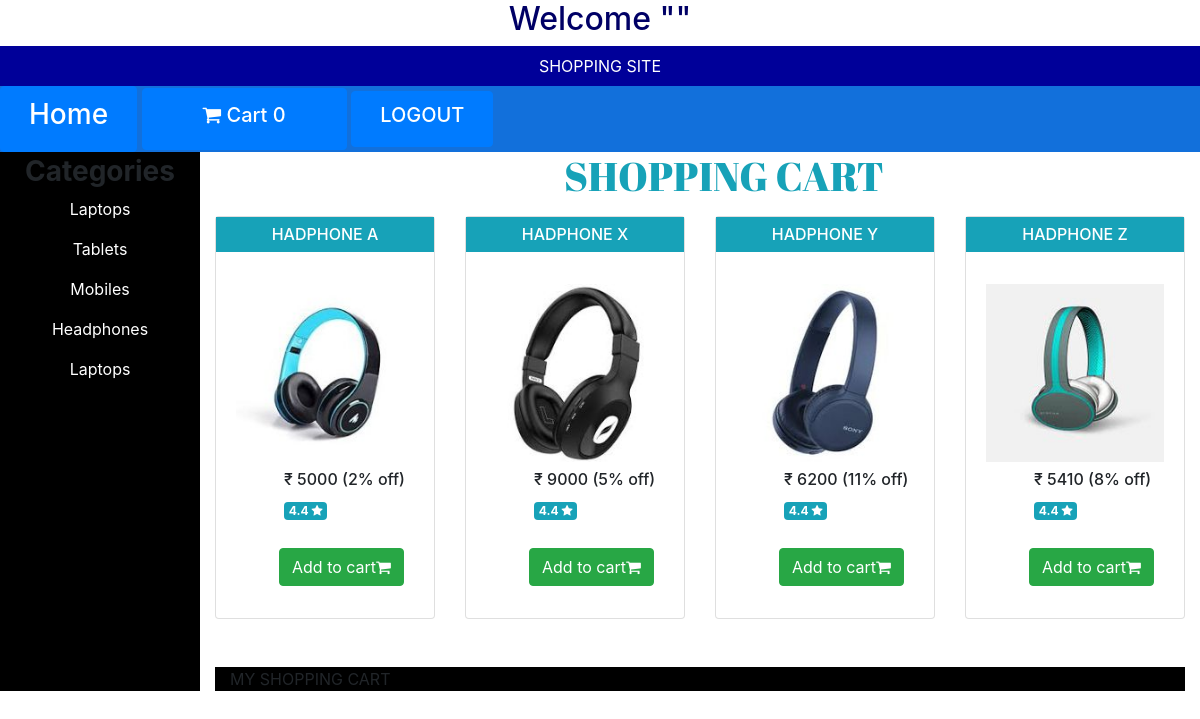
The page /hdpn1.php on the database its author committed.
### tables this page shows
CREATE TABLE `product` (
  `id` int(100) NOT NULL,
  `pcode` varchar(100) NOT NULL,
  `name` varchar(255) NOT NULL,
  `image` varchar(1000) NOT NULL,
  `price` varchar(255) NOT NULL,
  `discount` int(11) NOT NULL,
  `cat` varchar(255) NOT NULL
);

### hdpn1.php (the view, shortened to what this page needs)
<!DOCTYPE html>
<html>
<head>
      <link rel="stylesheet" href="https://maxcdn.bootstrapcdn.com/bootstrap/4.0.0/css/bootstrap.min.css">
      <link href="https://stackpath.bootstrapcdn.com/font-awesome/4.7.0/css/font-awesome.min.css" rel="stylesheet">
</head>
<body>
<h2 style="text-align:center;color:#000066;">Welcome "<?php echo $_SESSION['username']; ?>"</h2>
<div class="container-fluid" style="background-color:#000099;color:white">
  <div class="container font-bold text-center p-2">
    SHOPPING SITE
  </div>
</div>
<header id="header">
 <nav calss="navbar navbar-expand-lg navbar-dark bg-dark active " style="background:#1270db;">
<button class="btn btn-primary"><a href="home1.php" class="navbar-brand ml-3 text-white" >
 <h3 >Home</h3>
 </a></button>
<button class="btn btn-primary btn-space " >
   <div class="navbar-nav">
	 <a href="home.php" class="nav-item nav-link active text-white">
		<h5 class="px-5 cart"><i class="fa fa-shopping-cart"></i> Cart <?php
	  if(isset($_SESSION['cart'])){
		   $count= count($_SESSION['cart']);
		   echo "<span>$count</span>";
		}else{
		   echo "<span>0</span>";
		}
		?> </h5>
	  </a>
   </div>
 </div></button>
 <button class="btn btn-primary"><a href="logout.php" class="navbar-brand ml-3 text-white" >
  <h5 >LOGOUT</h5>
  </a></button>
 </nav>
</header>
<div class="container-fluid">
 <div class="row">
    <div class="col-sm-2" style="background:black;text:white;text-align:center;padding:3px;text:justify;">
      <h3 style="font-weight:bold;z-index:2;">Categories</h3>
      <p><a href="lap1.php" class="text-white p-4">Laptops</a><br></p>
      <p> <a href="tab1.php" class="text-white">Tablets</a><br></p>
      <p> <a href="mob1.php" class="text-white">Mobiles</a><br></p>
      <p><a href="hdpn1.php" class="text-white">Headphones</a><br></p>
      <p> <a href="lap1.php" class="text-white">Laptops</a><br></p>
    </div>
    <div class="col-sm-10">
	<h1 class="text-center text-info mb-3 ml-5"
	style="font-family: 'Abril Fatface';"> SHOPPING CART</h1>
     <div class="row">
	<?PHP
	$con = mysqli_connect('localhost','root');
	mysqli_select_db($con,'shoppingcart');
	$query = "  SELECT `id`,`name`, `pcode`,`image`, `price`,`discount` ,`cat` FROM `product` order by id ASC ";
	$queryfire = mysqli_query($con, $query);
	$num = mysqli_num_rows($queryfire);
	if($num > 0){
		while($product = mysqli_fetch_array($queryfire)){
      if($product['cat']=='hdpn')
      {
      ?>
		<div class="col-lg-3 col-md-3 col-sm-12">
			<form  action="home.php" method="post">
				<div class="card">
					<h6 class="card-title bg-info text-white p-2 text-uppercase text-center"> <?php echo
					 $product['name'];  ?>   </h6>
					<div class="card-body">
						 <img src="<?php echo
					 $product['image'];  ?>" alt="phone" class="img-fluid mb-2" >
					 <h6 class="ml-5"> &#8377; <?php echo $product['price'];  ?><span> (<?php echo $product['discount'];  ?>% off) </span> </h6>
					 <h6 class="badge badge-info ml-5"> 4.4 <i class="fa fa-star"> </i> </h6>
					</div>
					<div class="container mb-2">
						<button  type="submit" name="add" class="btn btn-success ml-5 "> Add to cart<i class="fa fa-shopping-cart"></i>
                    </div><br>
				</div><br><br>
			</form>
		</div>
  <?php
      }
		}
	}
	?>
</div>
<div class="container-fluid" style="background:black;text:black;">
MY SHOPPING CART
 </div>
</body>
</html>

### rows shown on the page
product: name "HADPHONE A", image (picture), price "5000", discount "2"
product: name "HADPHONE X", image (picture), price "9000", discount "5"
product: name "HADPHONE Y", image (picture), price "6200", discount "11"
product: name "HADPHONE Z", image (picture), price "5410", discount "8"
